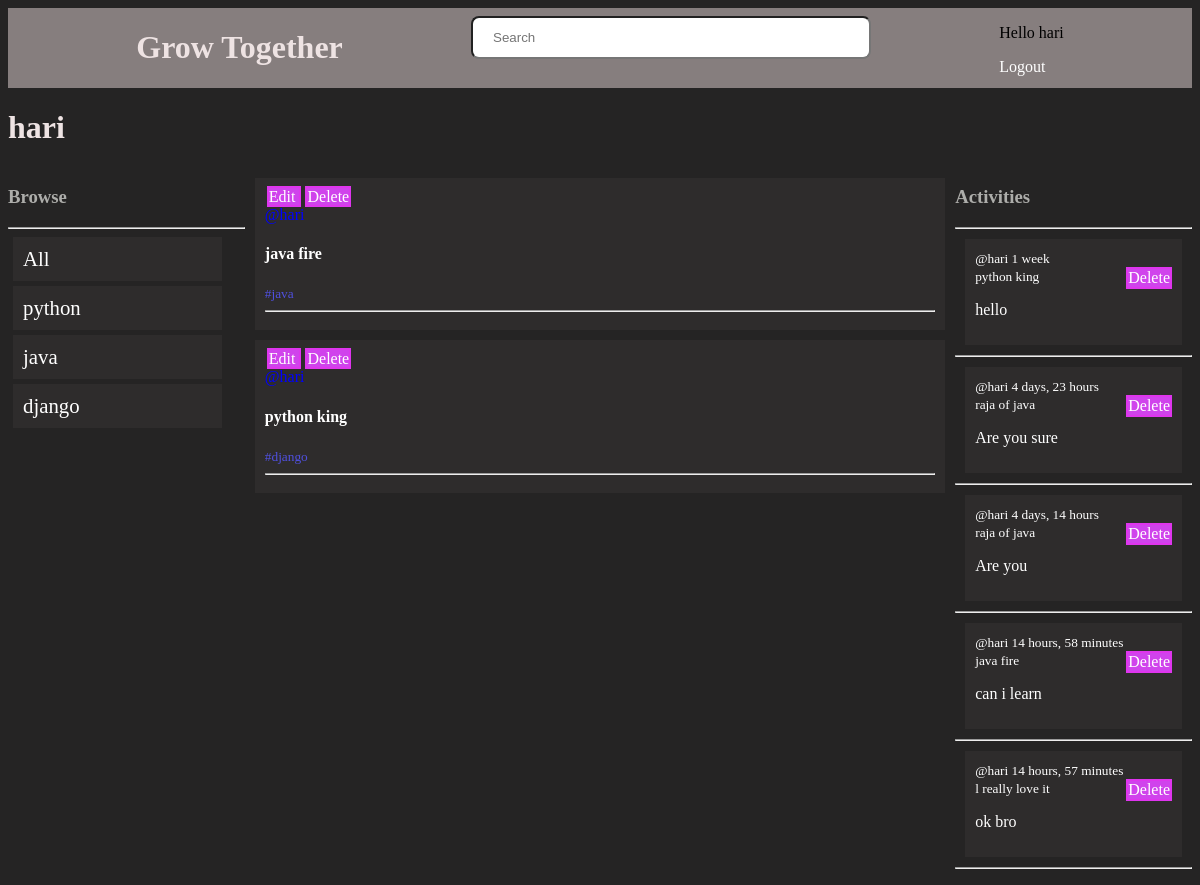
/profile/1/ (signed in), run on the app's committed database.
### app1/models.py (models this page shows, shortened)
class topic(models.Model):
    name =models.CharField(max_length=200)

class room(models.Model): #python calss to model
    host=models.ForeignKey(User,on_delete=models.SET_NULL,null=True)
    top=models.ForeignKey(topic,on_delete=models.SET_NULL,null=True)
    name=models.CharField(max_length=200)
    description=models.TextField(null=True,blank=True) #null=True which can make it blank .if instance not create.blank if save form it wiil be blank
    update= models.DateTimeField(auto_now=True) #take freq timestamp
    create=models.DateTimeField(auto_now_add=True)#first create timestamp
    class Meta:
        ordering=['-update','-create'] #descending - so newest first
    def __str__(self): #create Rome string
        return self.name

class Message(models.Model):
    user=models.ForeignKey(User,on_delete=models.CASCADE)
    room=models.ForeignKey(room,on_delete=models.CASCADE) #models.SET_NULL-->mesg not del if room del. models.cascade msg del
    body=models.TextField()
    update=models.DateTimeField(auto_now=True)
    create=models.DateTimeField(auto_now_add=True)

### app1/views.py (the view)
def userprofile(request,pk):
    host=User.objects.get(id=pk)
    val1=topic.objects.all()
    activity=host.message_set.all()
    ro=host.room_set.all()
    context={'host':host,'value':ro,'val1':val1,'recent':activity}
    return render(request,'app1/profile.html',context)

### app1/templates/app1/profile.html (shortened to what this page needs)
{% extends 'main.html' %}
{% block content %}
<h1>{{host.username}}</h1>
<div class="container">
    <div>
        {% include 'app1/topics.html' %}
    </div>
    <div>
        {% include 'app1/posts.html' %}
    </div>
    <div>
        {% include 'app1/activity.html' %}
    </div>
</div>
{% endblock content %}

### templates/navi.html (shortened to what this page needs)
<div class="headr">
    <div class="contain">
        <h1>
            Grow Together
        </h1>
    </div>
    <div class="contain-search">
    <form method="GET" action="{% url 'home' %}">
        <input type="text" placeholder="Search" name="q">
    </form>
    </div>
    <div class="contain">
        {% if request.user.is_authenticated %}
        <p> Hello {{request.user}}</p>
        <a href="{% url 'logout' %}">Logout</a>
        {% else %}
        <a  href="{% url 'login' %}"  >
            login
        </a>
        {% endif %}
    </div>
</div>

### app1/templates/app1/topics.html (shortened to what this page needs)
<!DOCTYPE html>
<h3>
    Browse
</h3>
<hr>
<a id="tex" href="{% url 'home' %}">
<div class="list">
    All
</div>
</a>
{% for topic in val1  %}
<a id="tex" href="{% url 'home' %}?q={{topic.name}}">
 <div class="list">
    {{topic.name}}
 </div>
</a>
{% endfor %}

### app1/templates/app1/posts.html (shortened to what this page needs)
<div >
    {% for  e in value %}
    <div class="cont">
        {% if request.user == e.host %}
    <a id="a1" href="update-room/{{e.id}}"> Edit </a>
    <a id="a1" href="delete-room/{{e.id}}" >Delete</a>
    <br>
    {% endif %}
    <a id="col" href="{% url 'profile' e.host.id %}"> @{{ e.host.username}}</a>
    <a href="root/{{e.id}}">
     <h4>  {{e.name}}</h4>
     <small id="col1">#{{e.top.name}}</small>
     <hr>
    </div>
    {% endfor %}
</div>

### app1/templates/app1/activity.html (shortened to what this page needs)
<h3>Activities</h3>
<hr>
{% for m in recent %}
<div class="contactive">
    <small id="user">@{{m.user}} {{ m.create | timesince }}</small>
    <br>
    <small id="user">{{m.room}}</small>
    {% if request.user == m.user %}
    <span class="button">
    <a href="{% url 'delete-comment' m.id %}"">Delete</a></span>
    {% endif %}
    <p id="user">{{ m.body }}
</div>
<hr>
{% endfor %}

### static/styles/main.css (style rules this page uses)
body { background-color: rgb(37, 36, 36); }

### templates/navi.html (style rules this page uses)
.headr { display:flex; margin: 0; justify-content: space-evenly; background-color: rgb(134, 126, 126); }
input[type=text] { width: 400px; margin: 8px 0; padding: 12px 20px; display: inline-block; border-radius: 8px ; box-sizing: border-box; }
h1 { color: rgb(238, 227, 227); }

### app1/templates/app1/profile.html (style rules this page uses)
.container { display:grid; grid-template-columns: 1fr 3fr 1fr; }

### app1/templates/app1/topics.html (style rules this page uses)
h3 { color: rgb(173, 173, 170); }
.list { display: block; width: 80%; padding: 10px; margin: 5px; background-color: rgb(46, 44, 44); font-size: 1.3em; color:white ; }
#tex { color: white; text-decoration: none; }

### app1/templates/app1/posts.html (style rules this page uses)
a { text-decoration: none; color: white; }
#a1 { background-color: rgb(208, 67, 236); margin: 2px; border: 2px solid rgb(223, 53, 238); }
#col { color: blue; }
#col1 { color: rgb(80, 80, 224); }
.cont { background-color: rgb(46, 44, 44); padding: 10px; margin: 10px; }

### app1/templates/app1/activity.html (style rules this page uses)
.contactive { background-color: rgb(46, 44, 44); padding: 10px; margin: 10px; }
#user { color: white; }
.button { float: right; background-color: rgb(208, 67, 236); border: 2px solid rgb(223, 53, 238); }

### data on the page
topic: name "python"
topic: name "java"
topic: name "django"
room: host.username "hari", name "java fire", top.name "java"
room: host.username "hari", name "python king", top.name "django"
Message: user "hari", create "1 week", room "python king", shows "Delete", body "hello"
Message: user "hari", create "4 days, 23 hours", room "raja of java", shows "Delete", body "Are you sure"
Message: user "hari", create "4 days, 14 hours", room "raja of java", shows "Delete", body "Are you"
Message: user "hari", create "14 hours, 58 minutes", room "java fire", shows "Delete", body "can i learn"
Message: user "hari", create "14 hours, 57 minutes", room "l really love it", shows "Delete", body "ok bro"

### other printed values
{{ request.user }} "hari"
{{ host.username }} "hari"
